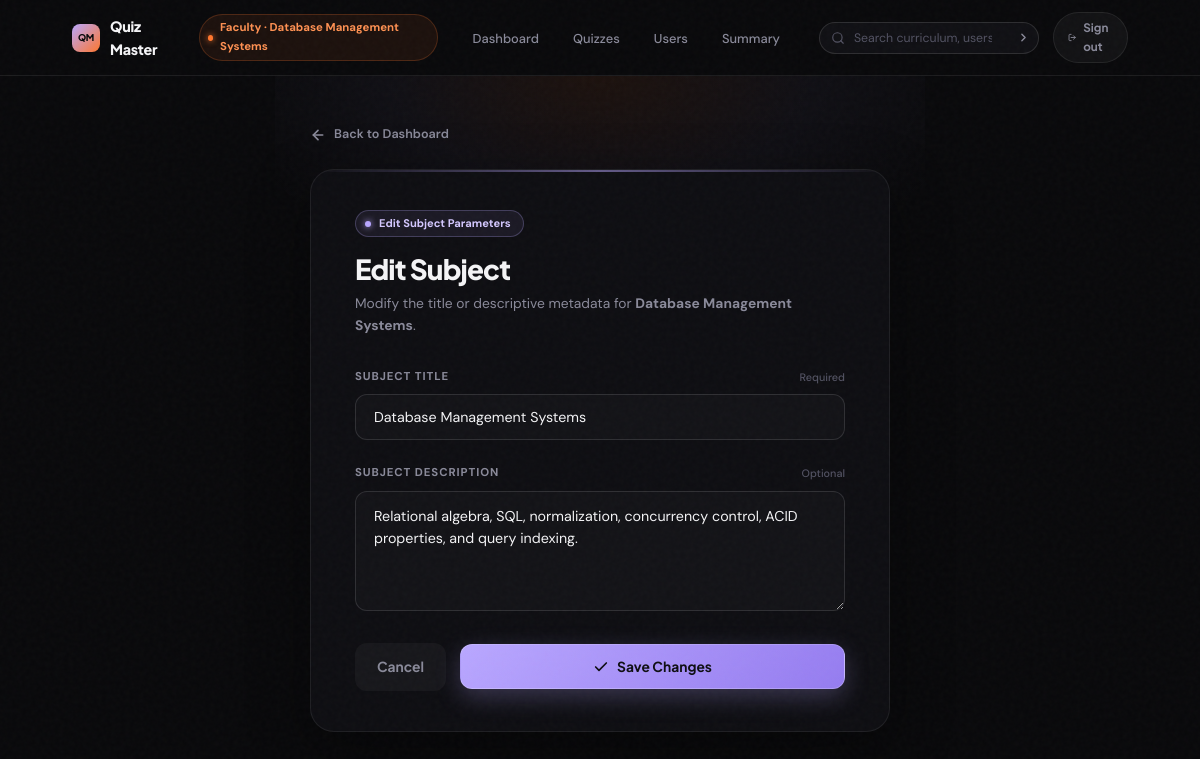
The app's page /edit_sub/3/Database Management Systems (signed in) with its own data.
### models/models.py (models this page shows)
class Subject(db.Model):
    __tablename__ = 'subject'
    id = db.Column(db.Integer, primary_key=True)
    name = db.Column(db.String, unique=True, nullable=False)
    description = db.Column(db.Text)
    chapters = db.relationship('Chapter', backref='subject', lazy=True)

### controllers/controllers.py (the view)
@app.route("/edit_sub/<subject_id>/<name>", methods=["GET", "POST"])
@login_required
def edit_subject(subject_id, name):
    sub = Subject.query.filter_by(id=subject_id).first()
    if request.method == "POST":
        sub.name = request.form.get("name")
        sub.description = request.form.get("desc")
        db.session.commit()
        return redirect(url_for("admin_dashboard", name=name))
    return render_template("edit_sub.html", name=name, subject=sub, subject_id=sub.id)

### controllers/controllers.py (called while the page is built)
def login_required(f):
    @wraps(f)
    def decorated_function(*args, **kwargs):
        if "user_id" not in session:
            return redirect(url_for("login"))
        return f(*args, **kwargs)
    return decorated_function

### templates/edit_sub.html (shortened to what this page needs)
<!DOCTYPE html>
<html lang="en">
<head>
</head>
<body>
  {% include 'admin_nav.html' %}
  <main class="admin-page">
    <div class="form-wrapper">
      <a href="/admin/{{ name }}" class="back-link">
        <svg width="16" height="16" viewBox="0 0 24 24" fill="none" stroke="currentColor" stroke-width="2.5" stroke-linecap="round" stroke-linejoin="round"><line x1="19" y1="12" x2="5" y2="12"/><polyline points="12 19 5 12 12 5"/></svg>
        Back to Dashboard
      </a>
      <article class="form-card">
        <div class="form-badge">
          <span class="badge-pip" aria-hidden="true"></span>
          <span>Edit Subject Parameters</span>
        </div>
        <h1 class="form-title">Edit Subject</h1>
        <p class="form-desc">Modify the title or descriptive metadata for <strong>{{ subject.name if subject else 'this subject' }}</strong>.</p>
        <form action="/edit_sub/{{ subject.id }}/{{ name }}" method="POST">
          <div class="form-group">
            <label class="form-label" for="name">
              <span>Subject Title</span>
              <span class="label-hint">Required</span>
            </label>
            <input
              type="text"
              id="name"
              name="name"
              class="form-input"
              value="{{ subject.name }}"
              required
              autofocus
            >
          </div>
          <div class="form-group">
            <label class="form-label" for="desc">
              <span>Subject Description</span>
              <span class="label-hint">Optional</span>
            </label>
            <textarea
              id="desc"
              name="desc"
              class="form-textarea"
              placeholder="Overview of topics and curriculum objectives..."
            >{{ subject.description }}</textarea>
          </div>
          <div class="form-actions">
            <a href="/admin/{{ name }}" class="btn-cancel">Cancel</a>
            <button type="submit" class="btn-submit">
              <svg width="16" height="16" viewBox="0 0 24 24" fill="none" stroke="currentColor" stroke-width="2.5" stroke-linecap="round" stroke-linejoin="round"><polyline points="20 6 9 17 4 12"/></svg>
              Save Changes
            </button>
          </div>
        </form>
      </article>
    </div>
  </main>
</body>
</html>

### templates/admin_nav.html (shortened to what this page needs)
<nav class="qm-nav" role="navigation" aria-label="Admin Navigation">
  <div class="qm-nav__left">
    <a href="/admin/{{name}}" class="qm-nav__brand">
      <div class="qm-nav__logo-mark">QM</div>
      <span>Quiz Master</span>
    </a>
    <div class="qm-user-pill">
      <span class="qm-admin-dot" aria-hidden="true"></span>
      <span>Faculty &middot; {{name}}</span>
    </div>
  </div>
  <div class="qm-nav__menu" id="qmAdminNavMenu" style="display:flex;align-items:center;gap:24px;">
    <ul class="qm-nav__links">
      <li>
        <a href="/admin/{{name}}" class="qm-nav__link {% if request.path == '/admin/' ~ name or current_page == 'home' %}active{% endif %}">
          Dashboard
        </a>
      </li>
      <li>
        <a href="/admin/quiz_management/{{name}}" class="qm-nav__link {% if 'quiz' in request.path or current_page == 'quiz' %}active{% endif %}">
          Quizzes
        </a>
      </li>
      <li>
        <a href="/admin/users/{{name}}" class="qm-nav__link {% if 'user' in request.path %}active{% endif %}">
          Users
        </a>
      </li>
      <li>
        <a href="/admin/admin_summary/{{name}}" class="qm-nav__link {% if 'admin_summary' in request.path %}active{% endif %}">
          Summary
        </a>
      </li>
    </ul>
    <div class="qm-nav__right">
      <form class="qm-nav__search" role="search" action="/admin/search/{{name}}" method="post">
        <svg class="qm-nav__search-icon" width="14" height="14" viewBox="0 0 24 24" fill="none" stroke="currentColor" stroke-width="2" stroke-linecap="round" stroke-linejoin="round"><circle cx="11" cy="11" r="8"/><path d="m21 21-4.3-4.3"/></svg>
        <input type="search" name="search" placeholder="Search curriculum, users..." aria-label="Search" value="{{ request.form.get('search', '') }}">
        <button type="submit" class="qm-nav__search-btn" aria-label="Submit search">
          <svg width="13" height="13" viewBox="0 0 24 24" fill="none" stroke="currentColor" stroke-width="2.5" stroke-linecap="round" stroke-linejoin="round"><path d="m9 18 6-6-6-6"/></svg>
        </button>
      </form>
      <a href="/logout" class="qm-nav__logout" title="Sign out of Admin Portal">
        <svg width="13" height="13" viewBox="0 0 24 24" fill="none" stroke="currentColor" stroke-width="2.5" stroke-linecap="round" stroke-linejoin="round"><path d="M9 21H5a2 2 0 0 1-2-2V5a2 2 0 0 1 2-2h4"/><polyline points="16 17 21 12 16 7"/><line x1="21" x2="9" y1="12" y2="12"/></svg>
        Sign out
      </a>
    </div>
  </div>
</nav>

### templates/edit_sub.html (style rules this page uses)
:root { --bg: #09090b; --bg-1: #0e0e12; --bg-2: #141419; --bg-3: #1a1a22; --border: rgba(255,255,255,.07); --border+: rgba(255,255,255,.13); --border++: rgba(255,255,255,.22); --ink: #f4f4f6; --ink-2: #8a8a9a; --ink-3: #525262; --lav: #B9A7FF; --lav-s: #d4c8ff; --org: #FF762D; --org-s: #ff9152; --lime: #C9EE83; --red: #FF6F76; --f-head: 'Plus Jakarta Sans', system-ui, sans-serif; --f-body: 'DM Sans', system-ui, sans-serif; }
*, *::before, *::after { box-sizing: border-box; margin: 0; padding: 0; }
html, body { min-height: 100%; background: var(--bg); color: var(--ink); font-family: var(--f-body); font-size: 15px; line-height: 1.6; -webkit-font-smoothing: antialiased; -moz-osx-font-smoothing: grayscale; overflow-x: hidden; }
body::before { content: ''; position: fixed; inset: 0; z-index: 9999; pointer-events: none; opacity: .028; }
a { color: inherit; text-decoration: none; }
.admin-page { position: relative; width: 100%; min-height: calc(100vh - 65px); padding: 48px 72px 96px; display: flex; flex-direction: column; align-items: center; }
.admin-page::before { content: ''; position: absolute; top: 0; left: 50%; transform: translateX(-50%); width: 650px; height: 420px; pointer-events: none; background: radial-gradient(ellipse 60% 50% at 50% 0%, rgba(255,118,45,.08) 0%, rgba(185,167,255,.04) 55%, transparent 100%); z-index: 0; }
.form-wrapper { position: relative; z-index: 1; width: 100%; max-width: 580px; }
.back-link { display: inline-flex; align-items: center; gap: 8px; font-size: .84rem; font-weight: 600; color: var(--ink-2); margin-bottom: 24px; transition: color .15s, transform .15s; }
.form-card { background: var(--bg-1); border: 1px solid var(--border); border-radius: 24px; padding: 40px 44px; box-shadow: 0 20px 60px rgba(0,0,0,.4); position: relative; overflow: hidden; }
.form-card::after { content: ''; position: absolute; top: 0; left: 0; right: 0; height: 2px; background: linear-gradient(90deg, transparent, rgba(185,167,255,.5), transparent); }
.form-badge { display: inline-flex; align-items: center; gap: 8px; padding: 4px 12px 4px 9px; border-radius: 999px; border: 1px solid rgba(185,167,255,.25); background: rgba(185,167,255,.08); font-size: .74rem; font-weight: 700; color: var(--lav-s); margin-bottom: 16px; }
.badge-pip { width: 6px; height: 6px; border-radius: 50%; background: var(--lav); box-shadow: 0 0 6px var(--lav); }
.form-title { font-family: var(--f-head); font-size: 1.85rem; font-weight: 800; letter-spacing: -0.03em; line-height: 1.15; color: var(--ink); margin-bottom: 8px; }
.form-desc { font-size: .92rem; color: var(--ink-2); line-height: 1.55; margin-bottom: 32px; }
.form-group { display: flex; flex-direction: column; gap: 8px; margin-bottom: 24px; }
.form-label { font-size: .76rem; font-weight: 700; text-transform: uppercase; letter-spacing: .08em; color: var(--ink-2); display: flex; align-items: center; justify-content: space-between; }
.label-hint { font-size: .72rem; text-transform: none; letter-spacing: normal; color: var(--ink-3); font-weight: 500; }
.form-input, .form-textarea { width: 100%; background: rgba(20, 20, 25, 0.85); border: 1px solid rgba(255, 255, 255, 0.12); border-radius: 12px; padding: 13px 18px; font-family: var(--f-body); font-size: .95rem; color: var(--ink); outline: none; transition: border-color .2s, box-shadow .2s, background .2s; }
.form-textarea { min-height: 120px; resize: vertical; line-height: 1.6; }
.form-actions { display: flex; align-items: center; gap: 14px; margin-top: 32px; }
.btn-submit { flex: 1; display: inline-flex; align-items: center; justify-content: center; gap: 8px; padding: 13px 24px; border-radius: 12px; font-family: var(--f-head); font-size: .92rem; font-weight: 700; background: linear-gradient(135deg, var(--lav) 0%, #957cf0 100%); color: #0e0e12; border: 1px solid rgba(255,255,255,.2); box-shadow: 0 8px 24px rgba(185,167,255,.25); cursor: pointer; transition: transform .2s cubic-bezier(0.16, 1, 0.3, 1), box-shadow .2s; }
.btn-cancel { display: inline-flex; align-items: center; justify-content: center; padding: 13px 22px; border-radius: 12px; font-family: var(--f-head); font-size: .92rem; font-weight: 700; color: var(--ink-2); background: rgba(255,255,255,.04); border: 1px solid var(--border+); transition: color .15s, background .15s; }

### records on screen
Subject: name "Database Management Systems", desc "Relational algebra, SQL, normalization, concurrency control, ACID properties, and query indexing."
